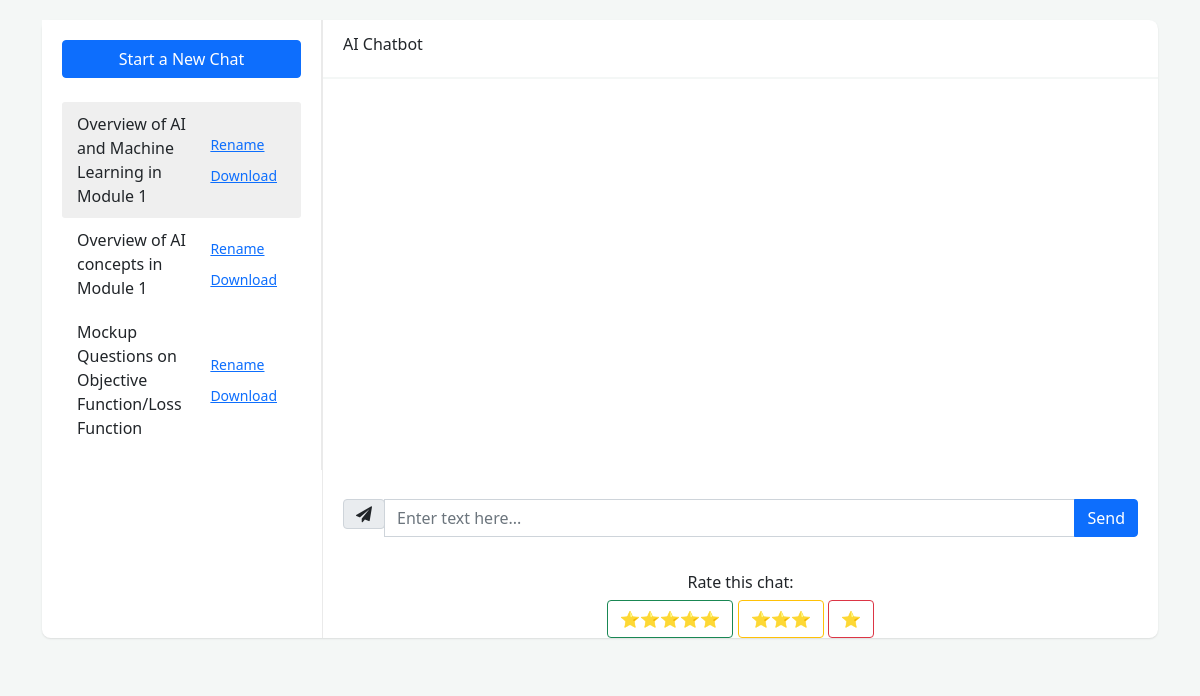
Page /chatbot (signed in) on the committed database.
### app.py (models this page shows)
class ChatHistory(db.Model):
    id = db.Column(db.Integer, primary_key=True)
    user_id = db.Column(db.Integer, db.ForeignKey('user.id'), nullable=False)
    conversation_name = db.Column(db.String(150), nullable=False)
    messages = db.Column(db.Text, nullable=False)

### app.py (the view)
@app.route('/chatbot')
@login_required
def chatbot_ui():
    chat_histories = ChatHistory.query.filter_by(user_id=current_user.id).all()
    return render_template('chatbot.html', chat_histories=chat_histories)

### app.py (called while the page is built)
@login_manager.user_loader
def load_user(user_id):
    return User.query.get(int(user_id))

@app.after_request
def add_frame_options_header(response):
    response.headers['X-Frame-Options'] = 'ALLOWALL'
    return response

### templates/chatbot.html (shortened to what this page needs)
<!DOCTYPE html>
<html lang="en">
<head>
    <link href="https://maxcdn.bootstrapcdn.com/font-awesome/4.7.0/css/font-awesome.min.css" rel="stylesheet">
    <link href="https://cdnjs.cloudflare.com/ajax/libs/bootstrap/5.1.3/css/bootstrap.min.css" rel="stylesheet">
</head>
<body>
    <div class="container">
        <div class="row clearfix">
            <div class="col-lg-12">
                <div class="card chat-app">
                    <div id="plist" class="people-list">
                        <button id="new-chat-btn" class="btn btn-primary w-100 mb-3">Start a New Chat</button>
                        <ul class="list-unstyled chat-list mt-2 mb-0">
                            {% for chat in chat_histories %}
                            <li class="clearfix {% if loop.first %}active{% endif %}" data-id="{{ chat.id }}">
                                <div>
                                    <span>{{ chat.conversation_name }}</span>
                                </div>
                                <div>
                                    <button class="btn btn-sm btn-link rename-btn">Rename</button>
                                    <a href="/api/download-chat?id={{ chat.id }}" class="btn btn-sm btn-link" target="_blank">Download</a>
                                </div>
                            </li>
                            {% endfor %}
                        </ul>
                    </div>
                    <div class="chat">
                        <div class="chat-header clearfix">
                            <div class="row">
                                <div class="col-lg-6">
                                    <div class="chat-about">
                                        <h6 class="m-b-0">AI Chatbot</h6>
                                    </div>
                                </div>
                            </div>
                        </div>
                        <div class="chat-history"></div>
                        <div class="chat-message clearfix">
                            <div class="input-group mb-0">
                                <div class="input-group-prepend">
                                    <span class="input-group-text"><i class="fa fa-send"></i></span>
                                </div>
                                <input type="text" id="chat-input" class="form-control" placeholder="Enter text here...">
                                <button id="send-btn" class="btn btn-primary">Send</button>
                            </div>
                        </div>
                        <div class="rating mt-3 text-center">
                            <h6>Rate this chat:</h6>
                            <button class="btn btn-outline-success rate-btn" data-rating="5">⭐⭐⭐⭐⭐</button>
                            <button class="btn btn-outline-warning rate-btn" data-rating="3">⭐⭐⭐</button>
                            <button class="btn btn-outline-danger rate-btn" data-rating="1">⭐</button>
                        </div>
                    </div>
                </div>
            </div>
        </div>
    </div>
</body>
</html>

### templates/chatbot.html (style rules this page uses)
body { background-color: #f4f7f6; margin-top: 20px; }
.card { background: #fff; transition: .5s; border: 0; margin-bottom: 30px; border-radius: .55rem; position: relative; width: 100%; box-shadow: 0 1px 2px 0 rgb(0 0 0 / 10%); }
.chat-app .people-list { width: 280px; position: absolute; left: 0; top: 0; padding: 20px; z-index: 7; background: #fff; border-right: 1px solid #eaeaea; }
.chat-app .chat { margin-left: 280px; border-left: 1px solid #eaeaea; }
.people-list .chat-list li { padding: 10px 15px; list-style: none; border-radius: 3px; display: flex; justify-content: space-between; align-items: center; }
.people-list .chat-list li.active { background: #efefef; }
.chat .chat-header { padding: 15px 20px; border-bottom: 2px solid #f4f7f6; }
.chat .chat-history { padding: 20px; height: 400px; overflow-y: auto; border-bottom: 2px solid #fff; }
.chat .chat-message { padding: 20px; }

### rows in the picture
ChatHistory: conversation_name "Overview of AI and Machine Learning in Module 1"
ChatHistory: conversation_name "Overview of AI concepts in Module 1"
ChatHistory: conversation_name "Mockup Questions on Objective Function/Loss Function"
